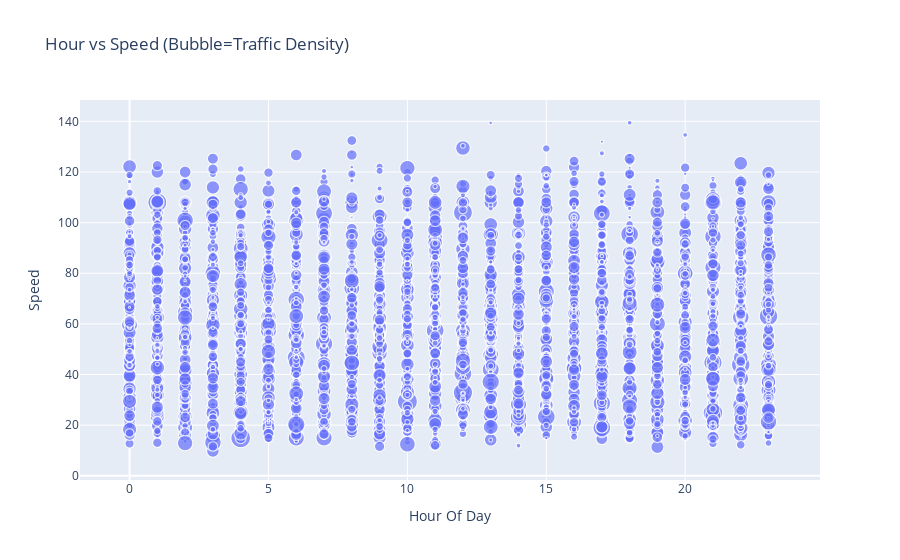

Notebook code for this chart:
### Code cell
fig = px.scatter(df.sample(5000), x="Hour Of Day", y="Speed", size="Traffic Density",
                title="Hour vs Speed (Bubble=Traffic Density)")
fig.show()

### Figure 1 — Plotly figure (JSON) as saved in the notebook; plotly's stock layout.template omitted (floating-point values rounded to 4 significant figures; data arrays with more than 128 entries replaced by an {"elided": "..."} marker saying what was removed)
{"data": [{"hovertemplate": "Hour Of Day=%{x}<br>Speed=%{y}<br>Traffic Density=%{marker.size}<extra></extra>", "legendgroup": "", "marker": {"color": "#636efa", "size": {"elided": "5000 float values"}, "sizemode": "area", "sizeref": 0.003815, "symbol": "circle"}, "mode": "markers", "name": "", "showlegend": false, "type": "scattergl", "x": {"elided": "5000 int values"}, "xaxis": "x", "y": {"elided": "5000 float values"}, "yaxis": "y"}], "layout": {"legend": {"itemsizing": "constant", "tracegroupgap": 0}, "title": {"text": "Hour vs Speed (Bubble=Traffic Density)"}, "xaxis": {"anchor": "y", "domain": [0, 1], "title": {"text": "Hour Of Day"}}, "yaxis": {"anchor": "x", "domain": [0, 1], "title": {"text": "Speed"}}}}
